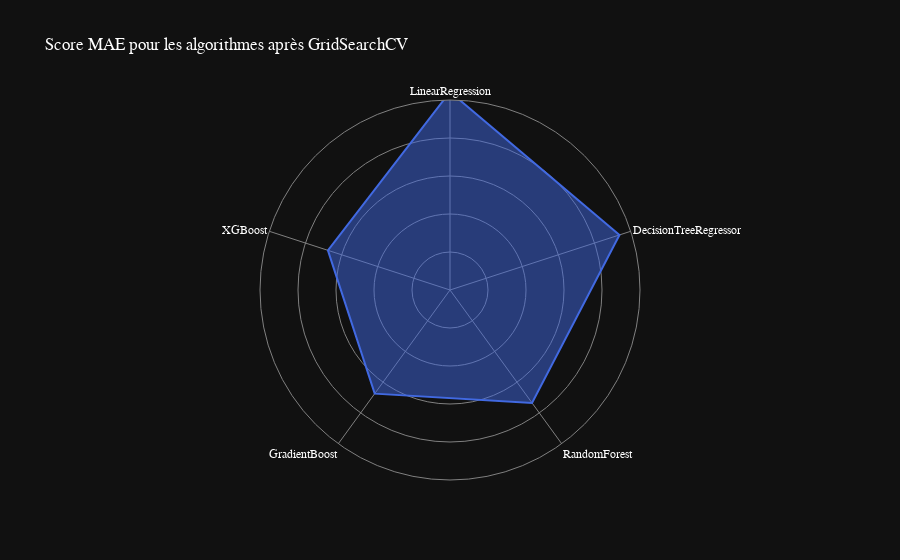

This figure's notebook cell:
### Code cell
data = [
    {'r': mae_linear_regression_best_model, 'theta': 'LinearRegression'},
    {'r': mae_dtr_best_model, 'theta': 'DecisionTreeRegressor'},
    {'r': mae_rfr_best_model, 'theta': 'RandomForest'},
    {'r': mae_gbr_best_model, 'theta': 'GradientBoost'},
    {'r': mae_xgb_best_model, 'theta': 'XGBoost'}
]
fig = px.line_polar(data, r='r', theta='theta',title="Score MAE pour les algorithmes après GridSearchCV", line_close=True, template='plotly_dark', color_discrete_sequence=['royalblue'])
fig.update_traces(fill='toself')
# change la police
fig.update_layout(
    font=dict(
        family="Optima",
        size=12,
        color="white"
    )
)
# Masquer la ligne représentant les valeurs de 0 à 5 sur l'axe radial
fig.update_layout(
    polar=dict(
        radialaxis=dict(
            showline=False, # masquer la ligne sur l'axe radial
            range=[0,50], # plage maximale de l'axe radial
            showticklabels=False
        )
    )
)
# changer les couleurs de fond et de la grille
fig.update_layout(
    polar=dict(
        radialaxis=dict(gridcolor='gray', linecolor='gray'),
        angularaxis=dict(gridcolor='gray', linecolor='gray')
    )
)
fig.show()

### Figure 1 — Plotly figure (JSON) as saved in the notebook; plotly's stock layout.template omitted (floating-point values rounded to 4 significant figures)
{"data": [{"fill": "toself", "hovertemplate": "r=%{r}<br>theta=%{theta}<extra></extra>", "legendgroup": "", "line": {"color": "royalblue", "dash": "solid"}, "marker": {"symbol": "circle"}, "mode": "lines", "name": "", "r": [52.14, 46.9, 36.72, 33.71, 33.78, 52.14], "showlegend": false, "subplot": "polar", "theta": ["LinearRegression", "DecisionTreeRegressor", "RandomForest", "GradientBoost", "XGBoost", "LinearRegression"], "type": "scatterpolar"}], "layout": {"font": {"color": "white", "family": "Optima", "size": 12}, "legend": {"tracegroupgap": 0}, "polar": {"angularaxis": {"direction": "clockwise", "gridcolor": "gray", "linecolor": "gray", "rotation": 90}, "domain": {"x": [0, 1], "y": [0, 1]}, "radialaxis": {"gridcolor": "gray", "linecolor": "gray", "range": [0, 50], "showline": false, "showticklabels": false}}, "title": {"text": "Score MAE pour les algorithmes après GridSearchCV"}}}
